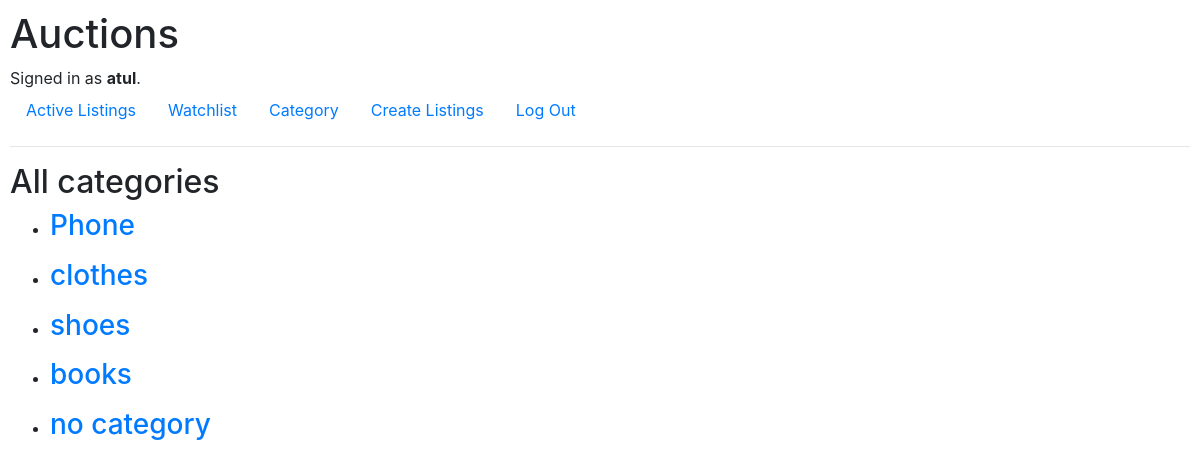
Page /category (signed in) on the committed database.
### auctions/models.py (models this page shows, shortened)
class User(AbstractUser):
    pass

class Category(models.Model):
    category = models.CharField(max_length=30)

### auctions/views.py (the view)
# urls.py: path("category", views.category_view, name="category"),
def category_view(request):
    categories = Category.objects.all()
    return render(request, "auctions/category.html", {"categories": categories})

### auctions/templates/auctions/category.html
{% extends "auctions/layout.html" %}
{% block body %}
    <h2>All categories</h2>
    {%for category in categories %}
    <ul>
        <li>
      <h3><a href="{% url 'category_listing' category.id %}" >{{category.category}}</a> </h3>
        </li>
    </ul>
    {% endfor %}
{% endblock %}

### auctions/templates/auctions/layout.html (shortened to what this page needs)
{% load static %}
<!DOCTYPE html>
<html lang="en">
    <head>
        <link rel="stylesheet" href="https://stackpath.bootstrapcdn.com/bootstrap/4.4.1/css/bootstrap.min.css">
        <link href="{% static 'auctions/styles.css' %}" rel="stylesheet">
    </head>
    <body>
        <h1>Auctions</h1>
        <div>
            {% if user.is_authenticated %}
                Signed in as <strong>{{ user.username }}</strong>.
            {% else %}
                Not signed in.
            {% endif %}
        </div>
        <ul class="nav">
            <li class="nav-item">
                <a class="nav-link" href="{% url 'index' %}">Active Listings</a>
            </li>
            {% if user.is_authenticated %}
            <li class="nav-item">
                <a class="nav-link" href="{% url 'watchistlindex' %}">Watchlist</a>
            </li>
            <li class="nav-item">
                <a class="nav-link" href="{% url 'category' %}">Category</a>
            </li>
            <li class="nav-item">
                <a class="nav-link" href="{% url 'listing' %}">Create Listings</a>
            </li>
                <li class="nav-item">
                    <a class="nav-link" href="{% url 'logout' %}">Log Out</a>
                </li>
            {% endif %}
        </ul>
        <hr>
        {% block body %}
        {% endblock %}
    </body>
</html>

### auctions/static/auctions/styles.css (style rules this page uses)
body { padding: 10px; }

### rows in the picture
User: username "atul"
Category: category "Phone"
Category: category "clothes"
Category: category "shoes"
Category: category "books"
Category: category "no category"
